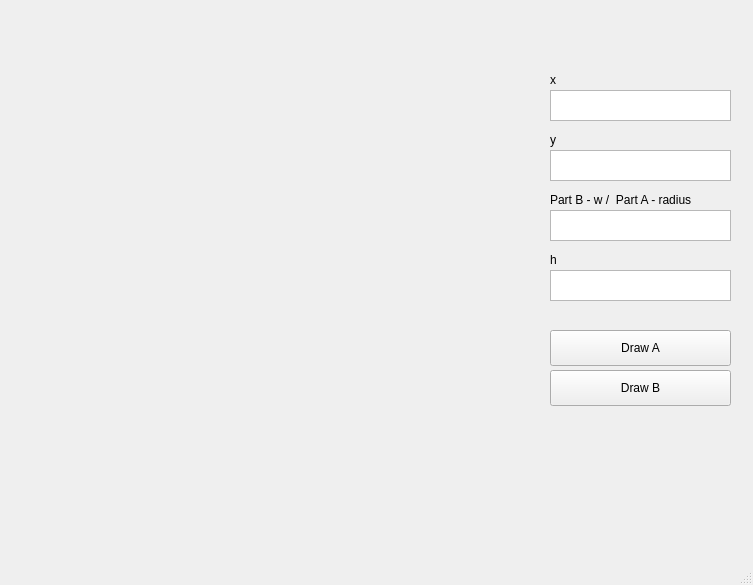
<?xml version="1.0" encoding="UTF-8"?>
<ui version="4.0">
 <class>Pixel</class>
 <widget class="QMainWindow" name="Pixel">
  <property name="geometry">
   <rect>
    <x>0</x>
    <y>0</y>
    <width>753</width>
    <height>585</height>
   </rect>
  </property>
  <property name="windowTitle">
   <string>Pixel</string>
  </property>
  <widget class="QWidget" name="centralwidget">
   <widget class="QPushButton" name="draw_b_button">
    <property name="geometry">
     <rect>
      <x>550</x>
      <y>370</y>
      <width>181</width>
      <height>36</height>
     </rect>
    </property>
    <property name="text">
     <string>Draw B</string>
    </property>
   </widget>
   <widget class="QLabel" name="label">
    <property name="geometry">
     <rect>
      <x>10</x>
      <y>20</y>
      <width>500</width>
      <height>500</height>
     </rect>
    </property>
    <property name="text">
     <string/>
    </property>
   </widget>
   <widget class="QLabel" name="label_2">
    <property name="geometry">
     <rect>
      <x>550</x>
      <y>70</y>
      <width>66</width>
      <height>19</height>
     </rect>
    </property>
    <property name="text">
     <string>x</string>
    </property>
   </widget>
   <widget class="QLabel" name="label_3">
    <property name="geometry">
     <rect>
      <x>550</x>
      <y>130</y>
      <width>66</width>
      <height>19</height>
     </rect>
    </property>
    <property name="text">
     <string>y</string>
    </property>
   </widget>
   <widget class="QTextEdit" name="x_one">
    <property name="geometry">
     <rect>
      <x>550</x>
      <y>90</y>
      <width>181</width>
      <height>31</height>
     </rect>
    </property>
   </widget>
   <widget class="QTextEdit" name="y_one">
    <property name="geometry">
     <rect>
      <x>550</x>
      <y>150</y>
      <width>181</width>
      <height>31</height>
     </rect>
    </property>
   </widget>
   <widget class="QLabel" name="label_4">
    <property name="geometry">
     <rect>
      <x>550</x>
      <y>190</y>
      <width>181</width>
      <height>19</height>
     </rect>
    </property>
    <property name="text">
     <string>Part B - w /  Part A - radius</string>
    </property>
   </widget>
   <widget class="QTextEdit" name="x_two">
    <property name="geometry">
     <rect>
      <x>550</x>
      <y>210</y>
      <width>181</width>
      <height>31</height>
     </rect>
    </property>
   </widget>
   <widget class="QLabel" name="label_5">
    <property name="geometry">
     <rect>
      <x>550</x>
      <y>250</y>
      <width>66</width>
      <height>19</height>
     </rect>
    </property>
    <property name="text">
     <string>h</string>
    </property>
   </widget>
   <widget class="QTextEdit" name="y_two">
    <property name="geometry">
     <rect>
      <x>550</x>
      <y>270</y>
      <width>181</width>
      <height>31</height>
     </rect>
    </property>
   </widget>
   <widget class="QPushButton" name="draw_a_button">
    <property name="geometry">
     <rect>
      <x>550</x>
      <y>330</y>
      <width>181</width>
      <height>36</height>
     </rect>
    </property>
    <property name="text">
     <string>Draw A</string>
    </property>
   </widget>
  </widget>
  <widget class="QMenuBar" name="menubar">
   <property name="geometry">
    <rect>
     <x>0</x>
     <y>0</y>
     <width>753</width>
     <height>29</height>
    </rect>
   </property>
  </widget>
  <widget class="QStatusBar" name="statusbar"/>
 </widget>
 <resources/>
 <connections/>
</ui>
